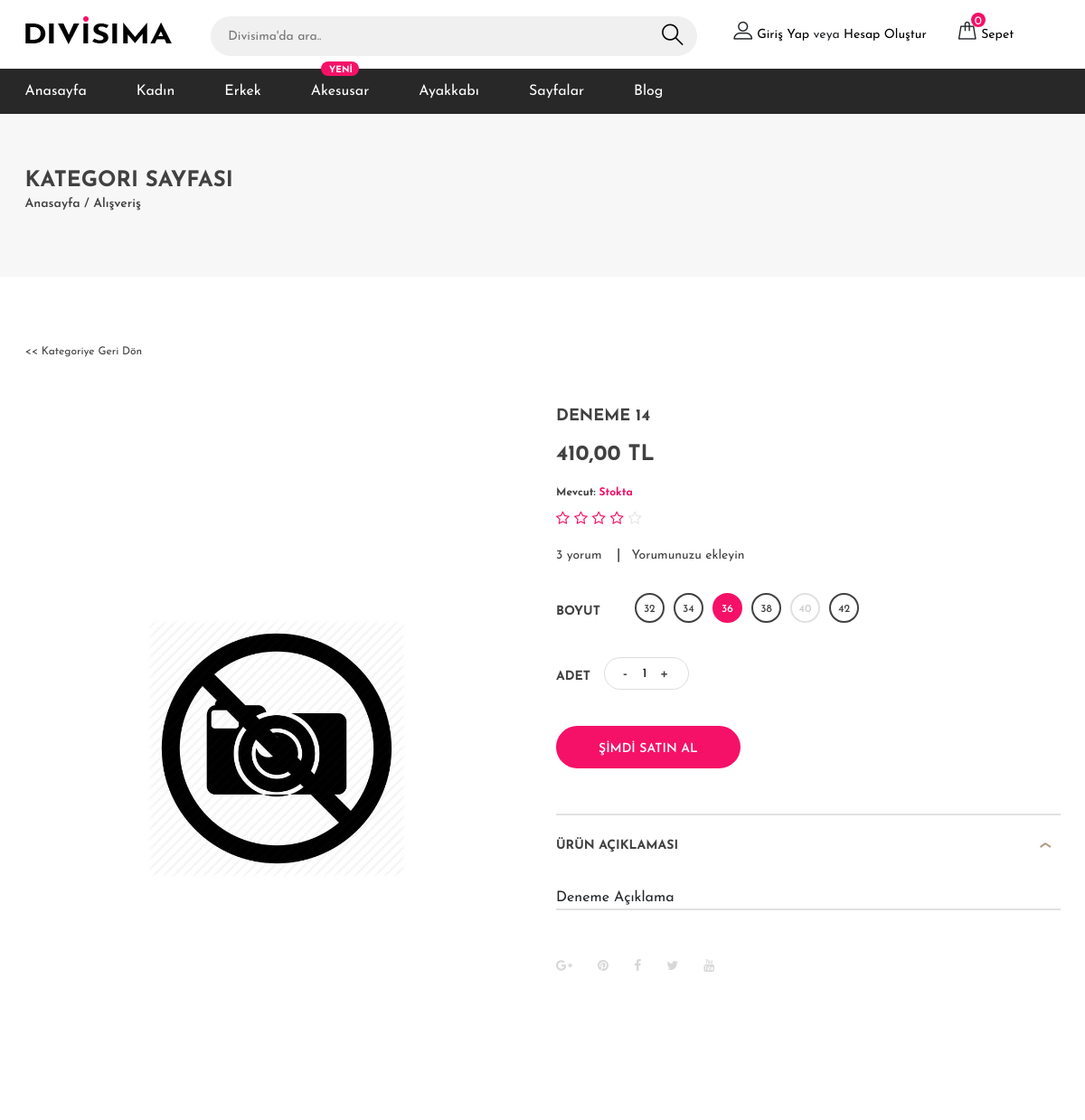
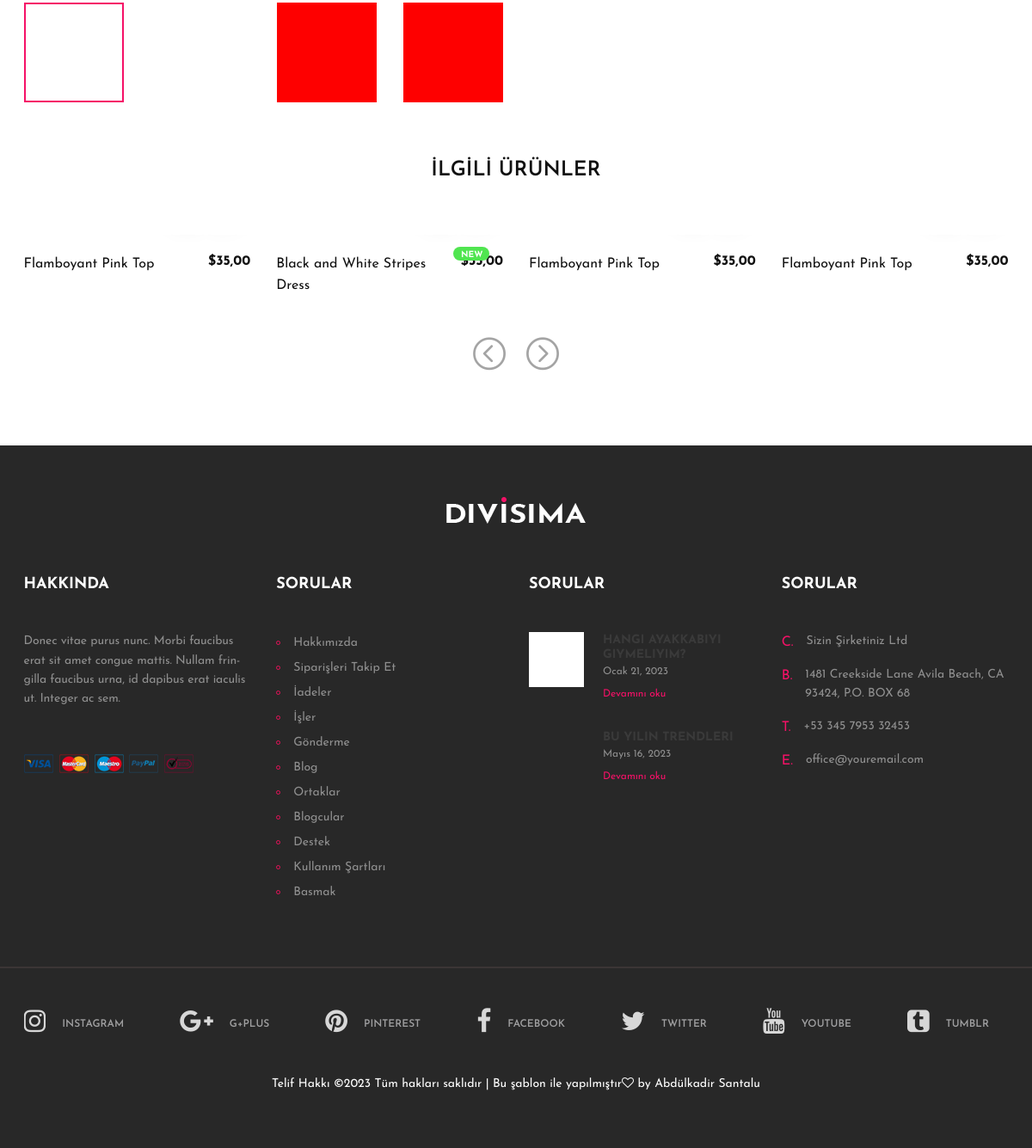
The page /UrunDetay.php?id=14 on the database its author committed (2 pictures, top to bottom).
### tables this page shows
CREATE TABLE `urun` (
  `urun_id` int(11) NOT NULL,
  `urun_adi` varchar(150) DEFAULT NULL,
  `urun_aciklama` text DEFAULT NULL,
  `urun_fiyat` double DEFAULT NULL,
  `urun_indirim` int(11) DEFAULT NULL,
  `urun_stok` int(11) DEFAULT NULL,
  `urun_vitrin` tinyint(1) DEFAULT NULL,
  `urun_eklenmetarihi` timestamp NULL DEFAULT current_timestamp(),
  `urun_kategori_id` int(11) DEFAULT NULL,
  `urun_renk` varchar(200) DEFAULT NULL,
  `urun_beden` varchar(200) DEFAULT NULL,
  `urun_marka` varchar(50) DEFAULT NULL,
  `urun_gosterilme` int(11) DEFAULT NULL
);

### UrunDetay.php (the view, shortened to what this page needs)
<?php
include"Ust.php";
$Urun=$db->prepare("SELECT * FROM urun WHERE urun_id=?");
$Urun->execute(array(intval($_GET['id'])));
if ($Urun->rowCount()==1) {
	$Urun=$Urun->fetch();
}
else{
	header("Location:./");
	exit();
}
 ?>
	<div class="page-top-info">
		<div class="container">
			<h4>Kategori Sayfası</h4>
			<div class="site-pagination">
				<a href="">Anasayfa</a> /
				<a href="">Alışveriş</a>
			</div>
		</div>
	</div>
	<section class="product-section">
		<div class="container">
			<div class="back-link">
				<a href="./category.html"> &lt;&lt; Kategoriye Geri Dön</a>
			</div>
			<div class="row">
				<div class="col-lg-6">
					<div class="product-pic-zoom">
						<img class="product-big-img" src="img/single-product/1.jpg" alt="">
					</div>
					<div class="product-thumbs" tabindex="1" style="overflow: hidden; outline: none;">
						<div class="product-thumbs-track">
							<div class="pt active" data-imgbigurl="img/single-product/1.jpg"><img src="img/single-product/thumb-1.jpg" alt=""></div>
							<div class="pt" data-imgbigurl="img/single-product/2.jpg"><img src="img/single-product/thumb-2.jpg" alt=""></div>
							<div class="pt" data-imgbigurl="img/single-product/3.jpg"><img src="img/single-product/thumb-3.jpg" alt=""></div>
							<div class="pt" data-imgbigurl="img/single-product/4.jpg"><img src="img/single-product/thumb-4.jpg" alt=""></div>
						</div>
					</div>
				</div>
				<div class="col-lg-6 product-details">
					<h2 class="p-title"><?php echo $Urun['urun_adi'] ?></h2>
					<h3 class="p-price"><?php echo number_format($Urun["urun_fiyat"],2,",","."). " TL" ?></h3>
					<h4 class="p-stock">Mevcut: <span>Stokta</span></h4>
					<div class="p-rating">
						<i class="fa fa-star-o"></i>
						<i class="fa fa-star-o"></i>
						<i class="fa fa-star-o"></i>
						<i class="fa fa-star-o"></i>
						<i class="fa fa-star-o fa-fade"></i>
					</div>
					<div class="p-review">
						<a href="">3 yorum </a>|<a href="">Yorumunuzu ekleyin</a>
					</div>
					<div class="fw-size-choose">
						<p>Boyut</p>
						<div class="sc-item">
							<label for="xs-size">32</label>
						</div>
						<div class="sc-item">
							<label for="s-size">34</label>
						</div>
						<div class="sc-item">
							<label for="m-size">36</label>
						</div>
						<div class="sc-item">
							<label for="l-size">38</label>
						</div>
						<div class="sc-item disable">
							<label for="xl-size">40</label>
						</div>
						<div class="sc-item">
							<label for="xxl-size">42</label>
						</div>
					</div>
					<div class="quantity">
						<p>adet</p>
                        <div class="pro-qty"><input type="text" value="1"></div>
                    </div>
					<a href="#" class="site-btn">ŞİMDİ SATIN AL</a>
					<div id="accordion" class="accordion-area">
						<div class="panel">
							<div class="panel-header" id="headingOne">
								<button class="panel-link active" data-toggle="collapse" data-target="#collapse1" aria-expanded="true" aria-controls="collapse1">Ürün Açıklaması</button>
							</div>
							<div id="collapse1" class="collapse show" aria-labelledby="headingOne" data-parent="#accordion">
								<div class="panel-body">
									<?php echo $Urun['urun_aciklama'] ?>
								</div>
							</div>
						</div>
					</div>
					<div class="social-sharing">
						<a href=""><i class="fa fa-google-plus"></i></a>
						<a href=""><i class="fa fa-pinterest"></i></a>
						<a href=""><i class="fa fa-facebook"></i></a>
						<a href=""><i class="fa fa-twitter"></i></a>
						<a href=""><i class="fa fa-youtube"></i></a>
					</div>
				</div>
			</div>
		</div>
	</section>
	<section class="related-product-section">
		<div class="container">
			<div class="section-title">
				<h2>İLGİLİ ÜRÜNLER</h2>
			</div>
			<div class="product-slider owl-carousel">
				<div class="product-item">
					<div class="pi-text">
						<h6>$35,00</h6>
						<p>Flamboyant Pink Top </p>
					</div>
				</div>
				<div class="product-item">
					<div class="pi-pic">
						<div class="tag-new">New</div>
					</div>
					<div class="pi-text">
						<h6>$35,00</h6>
						<p>Black and White Stripes Dress</p>
					</div>
				</div>
				<div class="product-item">
					<div class="pi-text">
						<h6>$35,00</h6>
						<p>Flamboyant Pink Top </p>
					</div>
				</div>
				<div class="product-item">
						<div class="pi-text">
							<h6>$35,00</h6>
							<p>Flamboyant Pink Top </p>
						</div>
					</div>
			</div>
		</div>
	</section>
	<section class="footer-section">
		<div class="container">
			<div class="footer-logo text-center">
				<a href="index.html"><img src="./img/logo-light.png" alt=""></a>
			</div>
			<div class="row">
				<div class="col-lg-3 col-sm-6">
					<div class="footer-widget about-widget">
						<h2>Hakkında</h2>
						<p>Donec vitae purus nunc. Morbi faucibus erat sit amet congue mattis. Nullam frin-gilla faucibus urna, id dapibus erat iaculis ut. Integer ac sem.</p>
						<img src="img/cards.png" alt="">
					</div>
				</div>
				<div class="col-lg-3 col-sm-6">
					<div class="footer-widget about-widget">
						<h2>Sorular</h2>
						<ul>
							<li><a href="">Hakkımızda</a></li>
							<li><a href="">Siparişleri Takip Et</a></li>
							<li><a href="">İadeler</a></li>
							<li><a href="">İşler</a></li>
							<li><a href="">Gönderme</a></li>
							<li><a href="">Blog</a></li>
						</ul>
						<ul>
							<li><a href="">Ortaklar</a></li>
							<li><a href="">Blogcular</a></li>
							<li><a href="">Destek</a></li>
							<li><a href="">Kullanım Şartları</a></li>
							<li><a href="">Basmak</a></li>
						</ul>
					</div>
				</div>
				<div class="col-lg-3 col-sm-6">
					<div class="footer-widget about-widget">
						<h2>Sorular</h2>
						<div class="fw-latest-post-widget">
							<div class="lp-item">
								<div class="lp-thumb set-bg" data-setbg="img/blog-thumbs/1.jpg"></div>
								<div class="lp-content">
									<h6>Hangi ayakkabıyı giymeliyim?</h6>
									<span>Ocak 21, 2023</span>
									<a href="#" class="readmore">Devamını oku</a>
								</div>
							</div>
							<div class="lp-item">
								<div class="lp-thumb set-bg" data-setbg="img/blog-thumbs/2.jpg"></div>
								<div class="lp-content">
									<h6>Bu yılın trendleri</h6>
									<span>Mayıs 16, 2023</span>
									<a href="#" class="readmore">Devamını oku</a>
								</div>
							</div>
						</div>
					</div>
				</div>
				<div class="col-lg-3 col-sm-6">
					<div class="footer-widget contact-widget">
						<h2>Sorular</h2>
						<div class="con-info">
							<span>C.</span>
							<p>Sizin Şirketiniz Ltd </p>
						</div>
						<div class="con-info">
							<span>B.</span>
							<p>1481 Creekside Lane  Avila Beach, CA 93424, P.O. BOX 68 </p>
						</div>
						<div class="con-info">
							<span>T.</span>
							<p>+53 345 7953 32453</p>
						</div>
						<div class="con-info">
							<span>E.</span>
							<p>office@youremail.com</p>
						</div>
					</div>
				</div>
			</div>
		</div>
		<div class="social-links-warp">
			<div class="container">
				<div class="social-links">
					<a href="" class="instagram"><i class="fa fa-instagram"></i><span>instagram</span></a>
					<a href="" class="google-plus"><i class="fa fa-google-plus"></i><span>g+plus</span></a>
					<a href="" class="pinterest"><i class="fa fa-pinterest"></i><span>pinterest</span></a>
					<a href="" class="facebook"><i class="fa fa-facebook"></i><span>facebook</span></a>
					<a href="" class="twitter"><i class="fa fa-twitter"></i><span>twitter</span></a>
					<a href="" class="youtube"><i class="fa fa-youtube"></i><span>youtube</span></a>
					<a href="" class="tumblr"><i class="fa fa-tumblr-square"></i><span>tumblr</span></a>
				</div>
<p class="text-white text-center mt-5">Telif Hakkı &copy;<script>document.write(new Date().getFullYear());</script> Tüm hakları saklıdır | Bu şablon ile yapılmıştır<i class="fa fa-heart-o" aria-hidden="true"></i> by <a href="https://colorlib.com" target="_blank">Abdülkadir Santalu</a></p>
			</div>
		</div>
	</section>
	</body>
</html>

### rows shown on the page
urun: urun_adi "DENEME 14", urun_fiyat "410,00", urun_aciklama "Deneme Açıklama"
